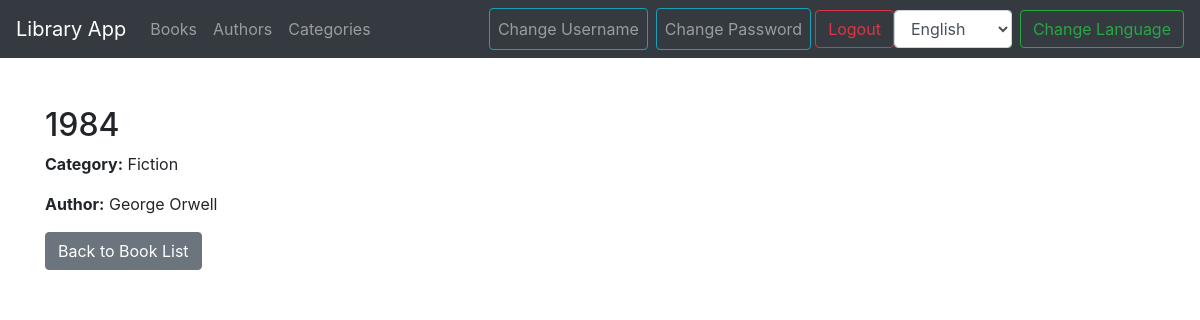
/books/3/ (signed in), run on the app's committed database.
### library_app/models.py (models this page shows, shortened)
class Book(models.Model):
    title = models.CharField(max_length=255)
    category = models.ForeignKey('Category',on_delete=models.CASCADE)
    author = models.ForeignKey('Author',on_delete=models.CASCADE)

class Category(models.Model):
    name = models.CharField(max_length=255)
    def __str__(self):
        return self.name

class Author(models.Model):
    name = models.CharField(max_length=255)
    def __str__(self):
        return self.name

### library_app/views.py (the view)
# urls.py: path('books/<int:pk>/', views.book_detail, name='book_detail'),
@login_required
def book_detail(request, pk):
    book = get_object_or_404(Book, pk=pk)
    return render(request, 'book_detail.html', {'book': book})

### library_app/templates/book_detail.html
{% extends 'base.html' %}
{% load i18n %}
{% block content %}
<div class="container mt-5">
    <h2>{{ book.title }}</h2>
    <p><strong>Category:</strong> {{ book.category }}</p>
    <p><strong>Author:</strong> {{ book.author }}</p>
    <a href="{% url 'book_list' %}" class="btn btn-secondary">{% trans "Back to Book List"%}</a>
</div>
{% endblock %}

### data on the page
Book: title "1984", category "Fiction", author "George Orwell"

### other printed values
form field language "English"
